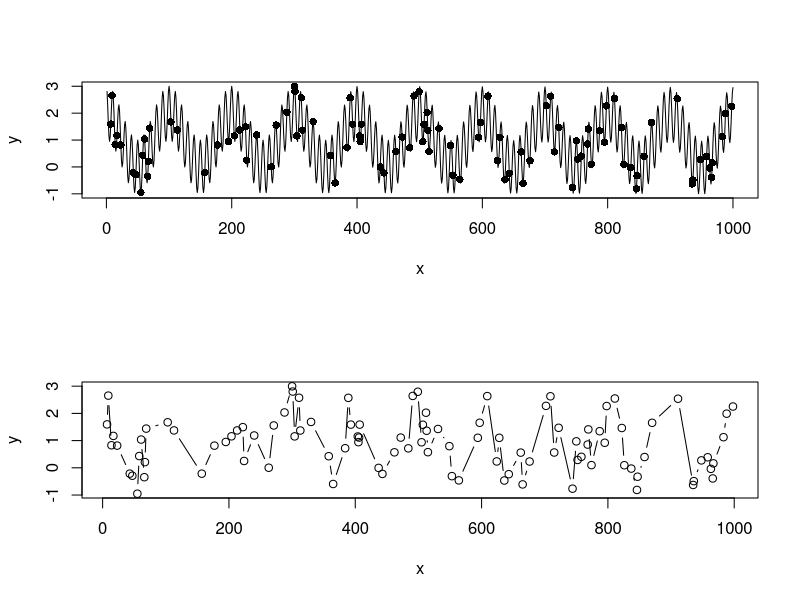

Reproduce this figure in R.
l1 <- 20000
l2 <- 100
l3 <- 10
x <- 1:10000

y <- cos(2 * pi / l1 * x) + cos(2 * pi / l2 * x) + cos(2 * pi / l3 * x)

par(mfrow=c(2, 1))
plot(x[1:1000], y[1:1000], ty='l', xlab='x', ylab='y')

sample.points <- sample.int(1000, size=100)
x.sample <- x[sample.points]
y.sample <- y[sample.points]

points(x.sample, y.sample, pch=16)

min.lag <- abs(min(diff(sort(x.sample))))
max.lag <- abs(diff(range(x.sample)))
scope <- max.lag / min.lag

plot(x.sample[order(x.sample)], y.sample[order(x.sample)], ty='b', 
     xlab='x', ylab='y')
